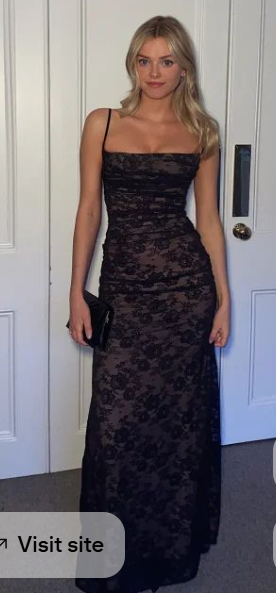
#> input picture backend/uploads/1773506852125.png, 276 x 593 px
$ python -i frame_hasher.py   (imports and definitions only)
#> lines starting #> are read from the running program, lines starting #| are printed output that depends on the picture
#> further down, picture is the input picture: shape (593, 276, 3); mean B, G, R 112.4, 108, 114.2
import os
import cv2
import av
import hashlib
import base64
import numpy as np


def crop_letterbox_borders(img, tol=25):
    """
    Automatically detects and crops out black letterbox (top/bottom)
    or pillarbox (left/right) bars added by video editors during export.
    """
#> called with tol = 25
    try:
        gray = cv2.cvtColor(img, cv2.COLOR_BGR2GRAY)
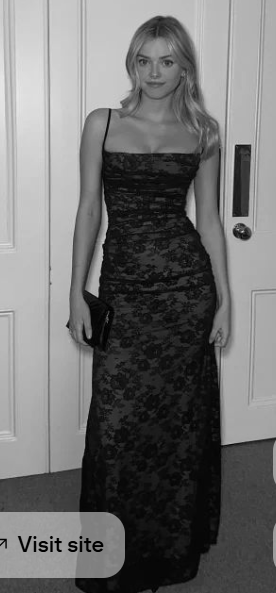
#> gray: shape (593, 276); min 0, max 231, mean 110.4
        h, w = gray.shape
#> h = 593; w = 276

        # Row and column brightness profiles
        row_means = gray.mean(axis=1)
#> row_means = 593 values, max 191.1 at index 11, min 38.14 at index 501, mean 110.4
        col_means = gray.mean(axis=0)
#> col_means = 276 values, max 180.3 at index 1, min 44.89 at index 183, mean 110.4

        rows = np.where(row_means > tol)[0]
#> rows = 593 values from 0 to 592
        cols = np.where(col_means > tol)[0]
#> cols = 276 values from 0 to 275

        if len(rows) > 0 and len(cols) > 0:
            r_start, r_end = rows[0], rows[-1] + 1
#> r_start = 0; r_end = 593
            c_start, c_end = cols[0], cols[-1] + 1
#> c_start = 0; c_end = 276

            # Only crop if borders represent significant padding (> 4% of dimension)
            if (r_end - r_start >= h * 0.5) and (c_end - c_start >= w * 0.5):
                return img[r_start:r_end, c_start:c_end]
        return img
    except Exception:
        return img


def compute_phash_hex(img, hash_size=8, highfreq_factor=4):
    """
    Compute 64-bit DCT perceptual hash as a 16-character hex string.
    Crops out editor black padding bars for robust comparison.
    """
    try:
        clean_img = crop_letterbox_borders(img)
        gray = cv2.cvtColor(clean_img, cv2.COLOR_BGR2GRAY)
        img_size = hash_size * highfreq_factor
        resized = cv2.resize(gray, (img_size, img_size), interpolation=cv2.INTER_AREA)
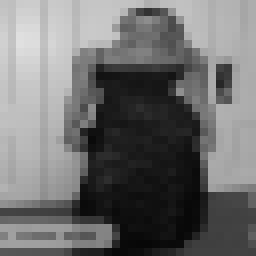
#> resized: shape (32, 32) (shown 8 times larger); min 7, max 224, mean 110.4
        dct = cv2.dct(np.float32(resized))
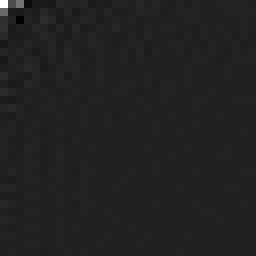
#> dct: shape (32, 32) float32 (shown 8 times larger); min -533.7, max 3531.4, mean 5.8; drawn with min black and max white
        dct_low = dct[:hash_size, :hash_size]
        med = np.median(dct_low)
#> med = -10.73
        bits = (dct_low > med).flatten()
        val = 0
        for b in bits:
            val = (val << 1) | (1 if b else 0)
#> this loop made 64 passes
#> (b, val) on passes 3 to 14: (True, 7), (False, 14), (False, 28), (False, 56), (False, 112), (True, 225), (True, 451), (False, 902), (False, 1804), (True, 3609), (False, 7218), (True, 14437)
#> val on passes 1 to 2: 1, 3
#> after the loop, val = 16255415808368767578
        return hex(val)[2:].zfill(16)
    except Exception:
        return "0000000000000000"


# [520 lines left out: functions compute_dhash_hex, hex_hamming_distance, extract_and_hash_frames, normalize_color_and_lighting, generate_frame_comparison, verify_frame_hashes and 3 more, not called in this run]

>>> import cv2
>>> picture = cv2.imread('../backend/uploads/1773506852125.png')
>>> result = compute_phash_hex(picture)
#> result = 'e196d68d8616f25a'

$ run again, on backend/uploads/1785811419589.png
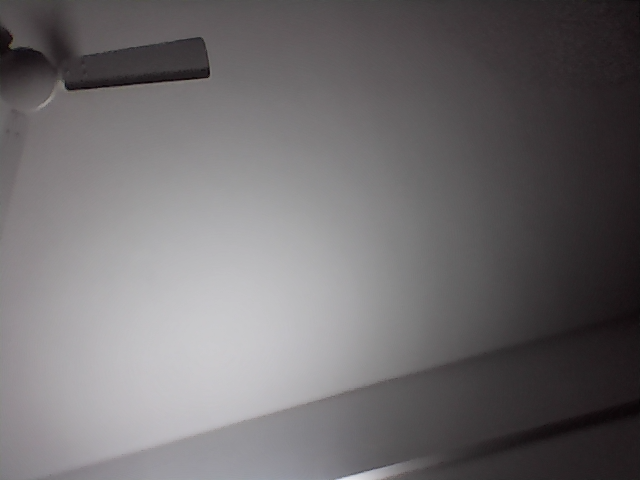
#> input picture backend/uploads/1785811419589.png, 640 x 480 px
#> picture is the input picture: shape (480, 640, 3); mean B, G, R 109.5, 107.7, 110.8
#> row_means = 480 values, max 135.1 at index 314, min 64.04 at index 55, mean 108.9
#> col_means = 640 values, max 158 at index 211, min 24.64 at index 638, mean 108.9
#> rows = 480 values from 0 to 479
#> cols = 637 values from 0 to 636
#> r_start = 0; r_end = 480
#> c_start = 0; c_end = 637
#> in compute_phash_hex, `resized = cv2.resize(gray, (img_size, img_size), interpolation=cv2.INT..`:
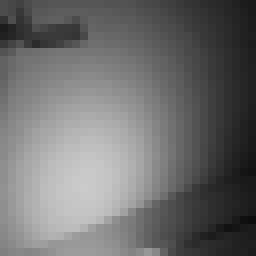
#> resized: shape (32, 32) (shown 8 times larger); min 13, max 202, mean 109.2
#> in compute_phash_hex, `dct = cv2.dct(np.float32(resized))`:
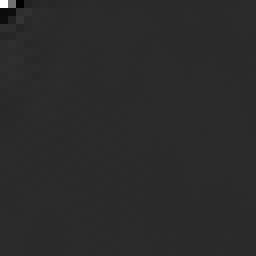
#> dct: shape (32, 32) float32 (shown 8 times larger); min -709.2, max 3495.6, mean 2.5; drawn with min black and max white
#> med = -1.08
#> the loop in compute_phash_hex, `for b in bits:` made 64 passes
#> (b, val) on passes 3 to 10: (False, 6), (False, 12), (False, 24), (False, 48), (False, 96), (False, 192), (False, 384), (False, 768)
#> after the loop in compute_phash_hex, `for b in bits:`: val = 13852556560337009125
#> result = 'c03e2acc31e4f9e5'
